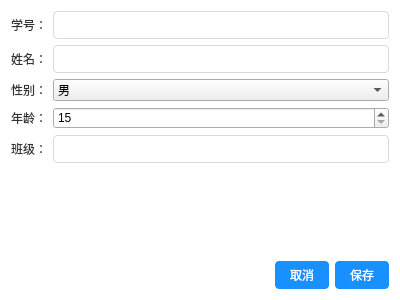
<?xml version="1.0" encoding="UTF-8"?>
<ui version="4.0">
 <class>Dialog</class>
 <widget class="QDialog" name="Dialog">
  <property name="geometry">
   <rect>
    <x>0</x>
    <y>0</y>
    <width>400</width>
    <height>300</height>
   </rect>
  </property>
  <property name="windowTitle">
   <string>学生信息</string>
  </property>
  <property name="styleSheet">
   <string notr="true">QDialog {
    background-color: #ffffff;
}

QLabel {
    color: #333333;
}

QLineEdit {
    border: 1px solid #d9d9d9;
    border-radius: 4px;
    padding: 5px;
    background-color: white;
}

QLineEdit:focus {
    border-color: #40a9ff;
    box-shadow: 0 0 0 2px rgba(24, 144, 255, 0.2);
}

QPushButton {
    background-color: #1890ff;
    color: white;
    border: none;
    border-radius: 4px;
    padding: 5px 15px;
}

QPushButton:hover {
    background-color: #40a9ff;
}

QPushButton:pressed {
    background-color: #096dd9;
}</string>
  </property>
  <layout class="QVBoxLayout" name="verticalLayout">
   <item>
    <layout class="QFormLayout" name="formLayout">
     <item row="0" column="0">
      <widget class="QLabel" name="label">
       <property name="text">
        <string>学号：</string>
       </property>
      </widget>
     </item>
     <item row="0" column="1">
      <widget class="QLineEdit" name="student_id"/>
     </item>
     <item row="1" column="0">
      <widget class="QLabel" name="label_2">
       <property name="text">
        <string>姓名：</string>
       </property>
      </widget>
     </item>
     <item row="1" column="1">
      <widget class="QLineEdit" name="name"/>
     </item>
     <item row="2" column="0">
      <widget class="QLabel" name="label_3">
       <property name="text">
        <string>性别：</string>
       </property>
      </widget>
     </item>
     <item row="2" column="1">
      <widget class="QComboBox" name="gender">
       <item>
        <property name="text">
         <string>男</string>
        </property>
       </item>
       <item>
        <property name="text">
         <string>女</string>
        </property>
       </item>
      </widget>
     </item>
     <item row="3" column="0">
      <widget class="QLabel" name="label_4">
       <property name="text">
        <string>年龄：</string>
       </property>
      </widget>
     </item>
     <item row="3" column="1">
      <widget class="QSpinBox" name="age">
       <property name="minimum">
        <number>15</number>
       </property>
       <property name="maximum">
        <number>30</number>
       </property>
      </widget>
     </item>
     <item row="4" column="0">
      <widget class="QLabel" name="label_5">
       <property name="text">
        <string>班级：</string>
       </property>
      </widget>
     </item>
     <item row="4" column="1">
      <widget class="QLineEdit" name="class_name"/>
     </item>
    </layout>
   </item>
   <item>
    <layout class="QHBoxLayout" name="horizontalLayout">
     <item>
      <spacer name="horizontalSpacer">
       <property name="orientation">
        <enum>Qt::Horizontal</enum>
       </property>
       <property name="sizeHint" stdset="0">
        <size>
         <width>40</width>
         <height>20</height>
        </size>
       </property>
      </spacer>
     </item>
     <item>
      <widget class="QPushButton" name="cancel_button">
       <property name="text">
        <string>取消</string>
       </property>
      </widget>
     </item>
     <item>
      <widget class="QPushButton" name="save_button">
       <property name="text">
        <string>保存</string>
       </property>
      </widget>
     </item>
    </layout>
   </item>
  </layout>
 </widget>
 <resources/>
 <connections/>
</ui> 
